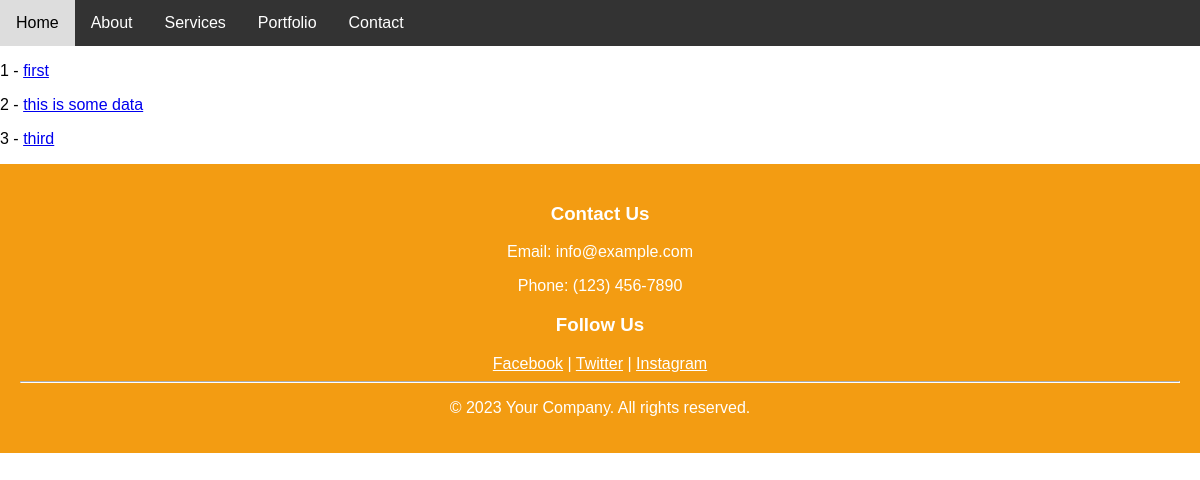
The page /blog/ on the database as committed earlier.
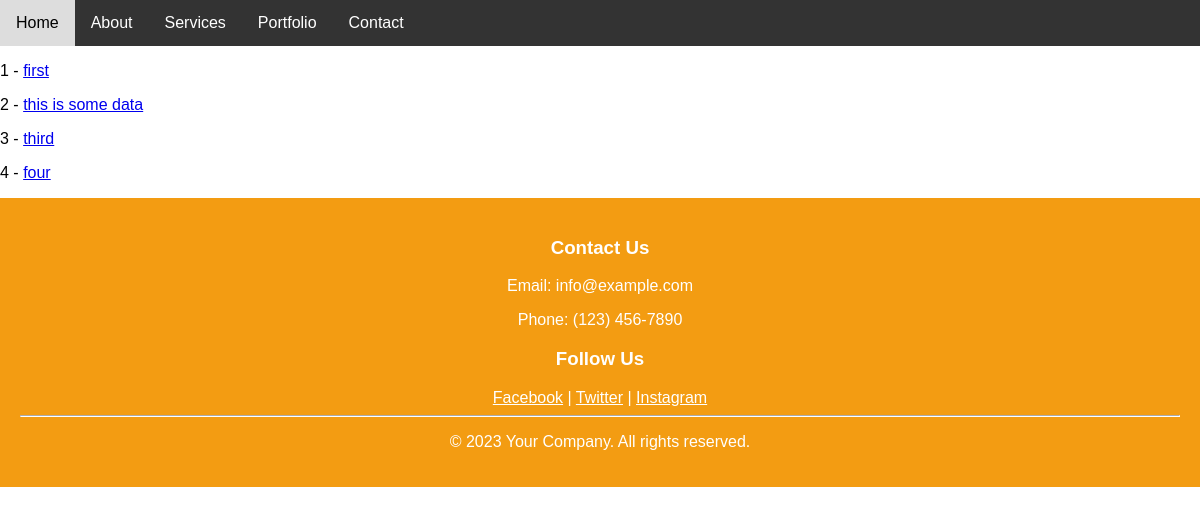
The same page on the database as committed later.
### blog/models.py (models this page shows)
class Article(models.Model):
    title = models.CharField(max_length=200)
    content = models.TextField()
    created_at = models.DateTimeField(auto_now_add=True)
    updated_at = models.DateTimeField(auto_now=True)
    active = models.BooleanField(default=False)
    def get_absolute_url(self):
        return reverse('articles:article-detail', kwargs={'id': self.id})

### blog/views.py (the view)
# urls.py: path("", ArticleListView.as_view(), name="article-list"),
class ArticleListView(ListView):
    template_name = "articles/article_list.html"
    queryset = Article.objects.all()#blog/modelname_list.html

### blog/templates/articles/article_list.html
{% extends 'base.html' %}
{% block content %}
{% for instance in object_list  %}
    <p>{{ instance.id  }} - <a href='{{ instance.get_absolute_url }}'>{{ instance.title }}</a>
    </p>
{% endfor %}
{% endblock content %}

Rows that differ between the two databases and show on the page:
added Article: id "4", title "four"
